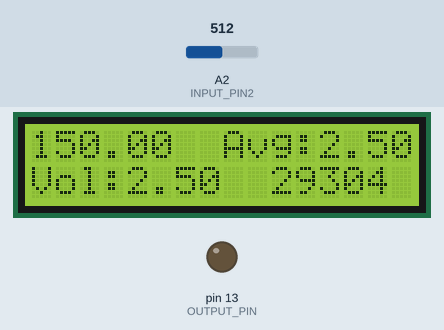
Recording of a sketch running on a simulated Arduino Uno, built with avr-gcc and run on an emulated ATmega328P. Shown: 16×2 character LCD, output pins drawn as LEDs (lit = HIGH). Inputs (shaded band) come from the test bench; at power-on: A2 (INPUT_PIN2) = 512. What the sketch prints to the serial monitor is not drawn.

Above: at 1.2 s.
1.3 s: A2 (INPUT_PIN2) set to 806
At 2.9 s:
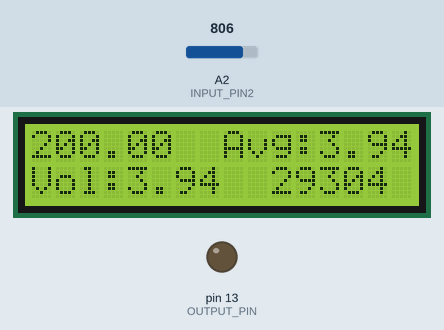
3.0 s: A2 (INPUT_PIN2) set to 830
At 3.55 s:
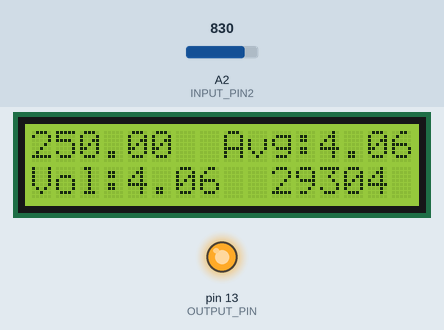
5.1 s: A2 (INPUT_PIN2) set to 122
At 5.8 s:
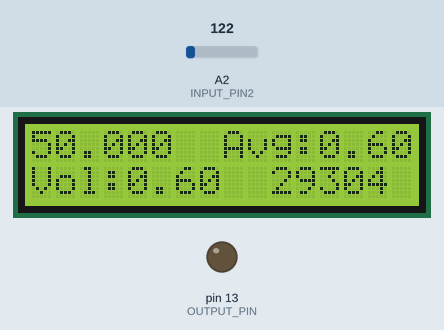
Timing chart, 0 to 8.1 s (numbered marks = the images above; inputs shaded):
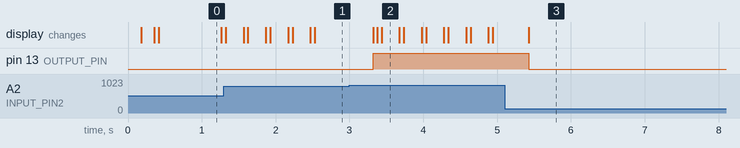

Measured:
- the behaviour switches between 818 and 819 on A2 (INPUT_PIN2) (found by bisection; images 1 and 2)
- after the input at 1.3 s, the display: first differs from a run without the input after 0.26 s (image 1 shows a later state)
- after the input at 3.0 s, pin 13 (OUTPUT_PIN): LOW → HIGH after 0.32 s; the display: changes after 0.32 s (image 2)
- after the input at 5.1 s, pin 13 (OUTPUT_PIN): HIGH → LOW after 0.33 s; the display: changes after 0.33 s (image 3)
- what the display in image 0 shows lasts 0.9 s, from 0.4 s to 1.3 s

The sketch:

sketch_feb18a.ino
```cpp
#include<LiquidCrystal.h>

const int INPUT_PIN1 = 6;
const int INPUT_PIN2 = A2;
const int OUTPUT_PIN = 13;
int count = 10;
unsigned long time;

LiquidCrystal lcd(12, 11, 5, 4, 3, 2);

void setup() {
  Serial.begin(9600);

  pinMode(OUTPUT_PIN, OUTPUT);
  pinMode(INPUT_PIN1, INPUT);
  pinMode(INPUT_PIN2, INPUT);
  lcd.begin(16, 2);

  lcd.setCursor(0, 0);
}

void loop() {

  float pulseHigh = 60;
  float pulseLow = 140;
  int count = 10;

  float analogValue = analogRead(INPUT_PIN2);
  float voltageValue = analogToVoltage(analogValue);
  float averageVoltage = averaging(count);


  //lcd.setCursor(10, 0);
  //lcd.print("Ana:");
  //lcd.print((int)analogValue);

  lcd.setCursor(0, 1);
  lcd.print("Vol:");
  lcd.print(voltageValue);

  lcd.setCursor(8, 0);
  lcd.print("Avg:");
  lcd.println(averageVoltage);

  lcd.setCursor(0, 0);
  lcd.print(scalingVoltage(averageVoltage));

  if (voltageValue > 4) {
    digitalWrite(OUTPUT_PIN, HIGH);
  } else {
    digitalWrite(OUTPUT_PIN, LOW);
  }
}

float analogToVoltage(float analog){
  return (analog/1023) * 5;
}

float averaging(int count) {
  float sum = 0;

  for (int i = 0; i < count; i++) {
     time = micros();
     sum += analogRead(INPUT_PIN2);
     lcd.setCursor(10,1);
     Serial.println("Hieno juttu, kiitos paljon!");
     lcd.print(micros() - time);
  }
  float average = sum / count;
  return analogToVoltage(average);
}

float scalingVoltage (float averageVoltage) {
  return map(averageVoltage, 0, 5, 50, 300);
}
```
